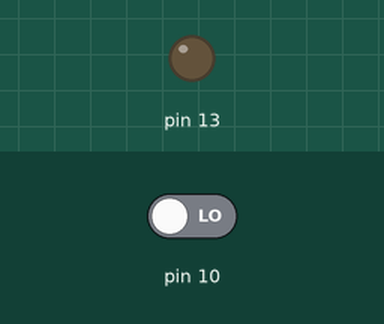
Simulated run of this sketch. Board: Arduino Uno, built with avr-gcc and run on an emulated ATmega328P. Shown: output pins drawn as LEDs (lit = HIGH). The inputs (shaded band) are chosen by the test bench; at power-on: pin 10 LOW.

Above: at 1.2 s.
1.3 s: pin 10 driven HIGH
At 2.1 s:
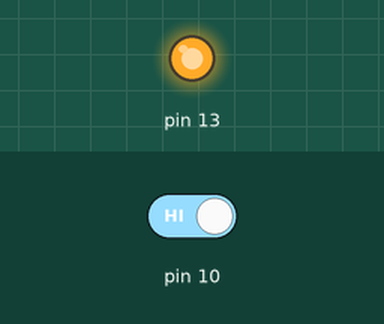
Timing chart, 0 to 10.3 s (numbered marks = the images above; inputs shaded):
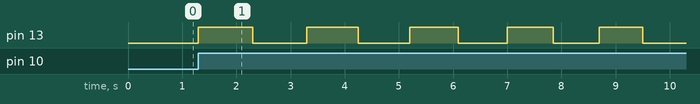

The sketch:

led_IO_Test.ino
```cpp
int reduceDelay = 0;

void setup() {
  // put your setup code here, to run once:
  pinMode(13, OUTPUT);
  pinMode(10, INPUT);
}

void loop() {
  // put your main code here, to run repeatedly:
  if (digitalRead(10)){
    blinkLED();
  }
}

void blinkLED() {
  do{
    digitalWrite(13, HIGH);
    delay(1000 - reduceDelay);
    digitalWrite(13, LOW);
    delay(1000 - reduceDelay);
    if (reduceDelay < 1000){
      reduceDelay += 50;
    }else{
        reduceDelay = 0;
      }
  }while(reduceDelay != 0);
}
```

Measured:
- after the input at 1.3 s, pin 13: LOW → HIGH at once, then repeats every 2.0 s: LOW 1.0 s, HIGH 0.95 s
